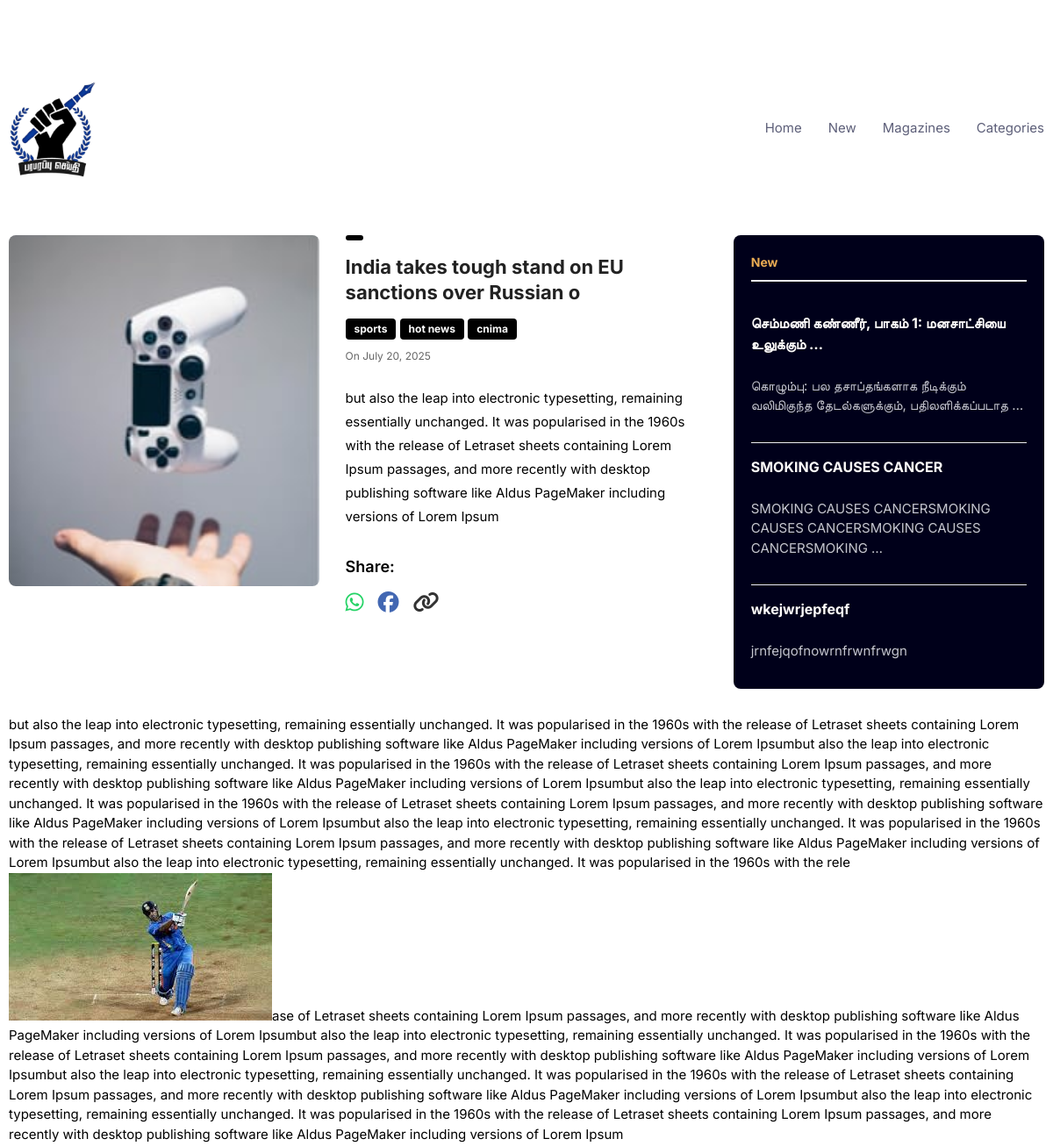
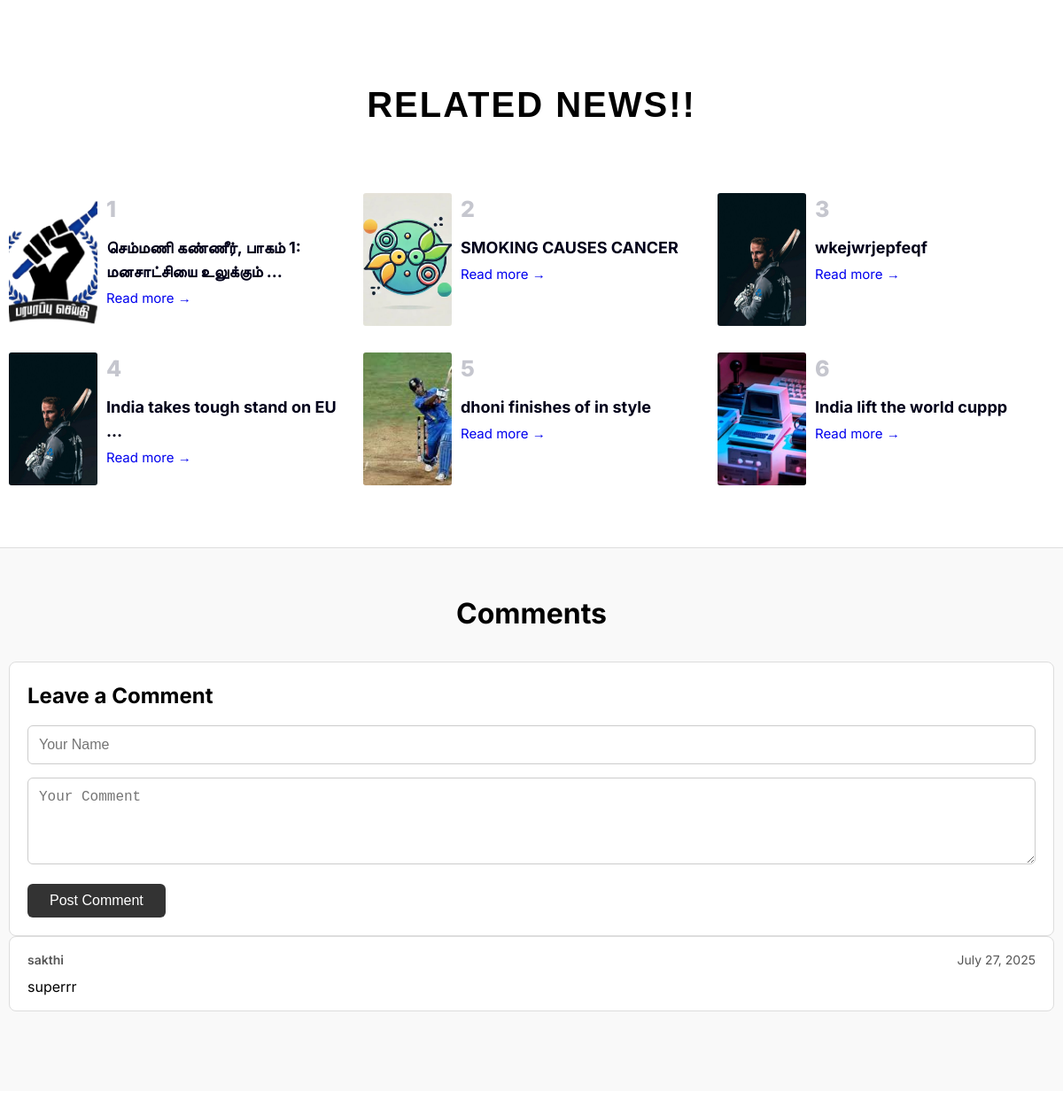
The page /news/1/ on the database its author committed (2 pictures, top to bottom).
### seithi/models.py (models this page shows, shortened)
class News(models.Model):
    title = models.CharField(max_length=200)
    description = models.TextField()
    content = RichTextUploadingField()
    thumbnail = models.ImageField(null=True, blank=True)
    tags = models.ManyToManyField(Tag, blank=True)
    published_date = models.DateTimeField(auto_now_add=True)

class Tag(models.Model):
    name = models.CharField(max_length=200)

class Review(models.Model):
    news = models.ForeignKey(News, on_delete=models.CASCADE)
    name = models.TextField(null=True,blank=True)
    body = models.TextField(null=True, blank=True)
    created = models.DateTimeField(auto_now_add=True)

### seithi/views.py (the view)
# urls.py: path('news/<str:pk>/', views.new,name="single-news"),
def new(request, pk):
    projectobj = get_object_or_404(News, id=pk)
    tags = projectobj.tags.all()
    latest_news = News.objects.exclude(id=pk).order_by('-published_date')[:3]
    matched_news = News.objects.filter(tags__in=tags).exclude(id=pk).distinct().order_by('-published_date')[:30]
    if request.method == 'POST':
        name = request.POST.get('name')
        body = request.POST.get('body')
        if name and body:
            Review.objects.create(news=projectobj, name=name, body=body)
            return redirect('single-news', pk=pk)
    comments = projectobj.review_set.all().order_by('-created')
    context = {
        'new': projectobj,
        'tags': tags,
        'latest_news': latest_news,
        'matched_news': matched_news,
        'comments': comments,
    }
    return render(request, 'seithi/single-news.html', context)

### seithi/templates/seithi/single-news.html (shortened to what this page needs)
{%load static%}
{%load static%}
<!DOCTYPE html>
<html lang="en">
<head>
  <link rel="stylesheet" href="{% static 'styles/style.css' %}">
  <link rel="stylesheet" href="https://cdnjs.cloudflare.com/ajax/libs/font-awesome/6.5.0/css/all.min.css">
</head>
<body>
  <header class="header">
    <div class="container">
      <div class="header__inner">
        <a href="{% url 'news'%}" class="header__logo" aria-label="home-link">
          <img src="{%static 'images/logo.png'%}" alt="" />
        </a>
        <nav class="header__nav" role="main-navigation">
          <ul class="header__list">
            <li class="header__item">
              <a href="{% url 'news'%}" class="header__link">Home</a>
            </li>
            <li class="header__item">
              <a href="#" class="header__link">New</a>
            </li>
            <li class="header__item">
              <a href="{% url 'magazine_page'%}" class="header__link">Magazines</a>
            </li>
            <li class="header__item header__dropdown">
              <a href="#" class="header__link">Categories</a>
            </li>
          </ul>
        </nav>
      </div>
    </div>
  </header>
  <main>
<section class="singlenews">
  <div class="container">
    <div class="singlenews__inner">
      <article class="singlenews__main">
        {% if new.thumbnail %}
          <img src="{{ new.thumbnail.url }}" alt="{{ new.title }}" class="singlenews__main-cover singlenews__main-cover--desktop">
        {% else %}
          <div class="singlenews__no-image">No image uploaded</div>
        {% endif %}
        <div class="singlenews__content">
          <div class="singlenews__header">
            <span class="singlenews__category">{{ new.category }}</span>
            <h1 class="singlenews__title">{{ new.title }}</h1>
            {% for tag in tags %}
            <span class="singlenews__categorytag">{{ tag.name }}</span>
            {% endfor %}
            <div class="singlenews__meta">
              <span class="singlenews__date">On {{ new.published_date|date:"F j, Y" }}</span>
            </div>
          </div>
          <div class="singlenews__body">
            {{ new.description|linebreaks }}
          </div>
          <div style="margin-top: 30px; margin-bottom: 10px; font-weight: 600; font-size: 18px;">
            Share:
          </div>
          <div style="display: flex; gap: 16px; align-items: center;">
            <a href="https://wa.me/?text={{ request.build_absolute_uri }}" target="_blank" title="Share on WhatsApp"
              style="color: #25D366; font-size: 24px;">
              <i class="fab fa-whatsapp"></i>
            </a>
            <a href="https://www.facebook.com/sharer/sharer.php?u={{ request.build_absolute_uri }}" target="_blank" title="Share on Facebook"
              style="color: #4267B2; font-size: 24px;">
              <i class="fab fa-facebook"></i>
            </a>
            <a href="javascript:void(0);" onclick="copyToClipboard()" title="Copy Link"
              style="color: #333; font-size: 24px;">
              <i class="fas fa-link"></i>
            </a>
          </div>
        </div>
      </article>
        <aside class="singlenews__side">
            <h2 class="singlenews__side-title">New</h2>
            <ul class="singlenews__side-list">
            {% for item in latest_news %}
              <li class="singlenews__side-item">
                <h3 class="singlenews__side-item-title">
                  <a href="{% url 'single-news' item.id %}">
                    {{ item.title|truncatewords:6 }}
                  </a>
                </h3>
                <p class="singlenews__side-item-desc">
                  {{ item.description|truncatewords:7 }}
                </p>
              </li>
            {% endfor %}
            </ul>
          </aside>
    </div>
    <div class="singlenews__rich-content">
      {{ new.content|safe }}
    </div>
  </div>
</section>
    <h1 class="container" style="margin-top: 50px; margin-bottom: 20px; font-size: 40px; font-weight: bold; text-align: center; text-transform: uppercase; letter-spacing: 2px; font-family: Arial, sans-serif;">
  Related News!!
</h1><section class="recent">
      <div class="container">
        <div class="recent__inner">
          <ul class="recent__list">
            {% for item in matched_news %}
            <li class="recent__item">
              <article class="recent__article">
                {% if item.thumbnail %}
                  <img class="recent__article-cover" src="{{ item.thumbnail.url }}" alt="">
                {% else %}
                  <img class="recent__article-cover" src="{% static 'images/d.jpg' %}" alt="No Image">
                {% endif %}
                <div class="recent__article-info">
                  <span class="recent__article-number">{{ forloop.counter }}</span>
                  <h4 class="recent__article-title">
                    <a href="{% url 'single-news' item.id %}">{{ item.title|truncatewords:6 }}</a>
                  </h4>
                  <a href="{% url 'single-news' item.id %}" class="read-more-link">Read more →</a>
                </div>
              </article>
            </li>
            {% endfor %}
          </ul>
        </div>
      </div>
    </section>
<section class="comments-section">
  <div class="container">
    <h2 class="comments-title">Comments</h2>
    <div class="comment-form">
      <h3 class="form-title">Leave a Comment</h3>
      <form method="POST" action="">
        <input type="text" name="name" placeholder="Your Name" required>
        <textarea name="body" rows="4" placeholder="Your Comment" required></textarea>
        <button type="submit">Post Comment</button>
      </form>
    </div>
    <div class="comments-list">
      {% for review in comments %}
        <div class="comment">
          <div class="comment-header">
            <span class="comment-name">{{ review.name }}</span>
            <span class="comment-date">{{ review.created|date:"F j, Y" }}</span>
          </div>
          <p class="comment-body">{{ review.body }}</p>
        </div>
      {% empty %}
        <p>No comments yet. Be the first to comment!</p>
      {% endfor %}
    </div>
  </div>
</section>
  </main>
</body>
</html>

### rows shown on the page
News: thumbnail (picture), title "India takes tough stand on EU sanctions over Russian o", published_date "July 20, 2025", description "but also the leap into electronic typesetting, remaining essentially unchanged. It was popularised in the 1960s with the release of Letraset sheets containing Lorem Ipsum passages, and more recently with desktop publishing software like Aldus PageMaker including versions of Lorem Ipsum", content "but also the leap into electronic typesetting, remaining essentially unchanged. It was popularised in the 1960s with the release of Letraset sheets containing Lorem Ipsum passages, and more recently with desktop publishing software like Aldus PageMaker including versions of Lorem Ipsumbut also the leap into electronic typesetting, remaining essentially unchanged. It was popularised in the 1960s with the release of Letraset sheets containing Lorem Ipsum passages, and more recently with desktop publishing software like Aldus PageMaker including versions of Lorem Ipsumbut also the leap into electronic typesetting, remaining essentially unchanged. It was popularised in the 1960s with the…", content (picture)
Tag: name "sports"
Tag: name "hot news"
Tag: name "cnima"
News: title "செம்மணி கண்ணீர், பாகம் 1: மனசாட்சியை உலுக்கும் …", description "கொழும்பு: பல தசாப்தங்களாக நீடிக்கும் வலிமிகுந்த தேடல்களுக்கும், பதிலளிக்கப்படாத …", thumbnail (picture)
News: title "SMOKING CAUSES CANCER", description "SMOKING CAUSES CANCERSMOKING CAUSES CANCERSMOKING CAUSES CANCERSMOKING …", thumbnail (picture)
News: title "wkejwrjepfeqf", description "jrnfejqofnowrnfrwnfrwgn", thumbnail (picture)
News: thumbnail (picture), title "India takes tough stand on EU …"
News: thumbnail (picture), title "dhoni finishes of in style"
News: thumbnail (picture), title "India lift the world cuppp"
Review: name "sakthi", created "July 27, 2025", body "superrr"
